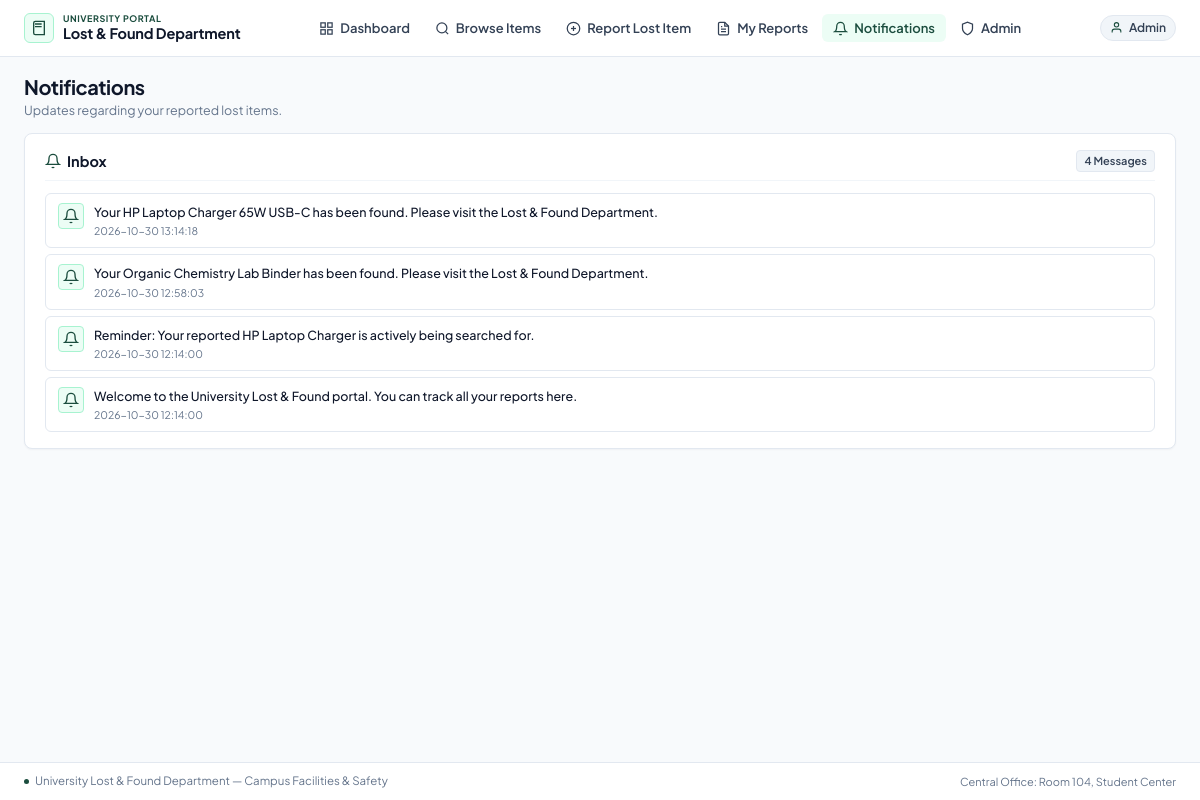
Page /notifications (signed in) on the committed database.
### tables this page shows
CREATE TABLE notifications (
    notification_id INTEGER PRIMARY KEY AUTOINCREMENT,
    user_id INTEGER NOT NULL,
    message TEXT NOT NULL,
    is_read INTEGER DEFAULT 0 CHECK(is_read IN (0, 1)),
    created_at TEXT DEFAULT CURRENT_TIMESTAMP,
    FOREIGN KEY(user_id) REFERENCES users(user_id) ON DELETE CASCADE
);

### backend/app/routes/lost_found_routes.py (the view)
@routes_bp.route("/notifications")
def notifications():
    user_notifications = LostFoundService.get_notifications(DEMO_USER_ID)
    return render_template("notifications.html", notifications=user_notifications, active_page="notifications")

### backend/app/repositories/lost_found_repo.py (called while the page is built)
    @staticmethod
    def get_notifications_for_user(user_id: int) -> List[Dict[str, Any]]:
        with get_db_connection() as conn:
            rows = conn.execute("""
                SELECT notification_id, user_id, message, is_read, created_at
                FROM notifications
                WHERE user_id = ?
                ORDER BY notification_id DESC;
            """, (user_id,)).fetchall()
            return [dict(row) for row in rows]

    @staticmethod
    def get_unread_notification_count(user_id: int) -> int:
        with get_db_connection() as conn:
            count = conn.execute("""
                SELECT COUNT(*) FROM notifications
                WHERE user_id = ? AND is_read = 0;
            """, (user_id,)).fetchone()[0]
            return int(count)

    @staticmethod
    def mark_notifications_as_read(user_id: int) -> None:
        with get_db_connection() as conn:
            conn.execute("""
                UPDATE notifications
                SET is_read = 1
                WHERE user_id = ?;
            """, (user_id,))

### backend/app/routes/lost_found_routes.py (called while the page is built)
@routes_bp.context_processor
def inject_global_data():
    unread_count = LostFoundService.get_unread_count(DEMO_USER_ID)
    return {
        "current_user_name": "Admin" if session.get("is_admin") else "Rahul (Student)",
        "current_user_id": DEMO_USER_ID,
        "unread_notifications": unread_count,
        "is_admin": session.get("is_admin", False)
    }

### backend/app/services/lost_found_service.py (called while the page is built)
    @classmethod
    def get_notifications(cls, user_id: int) -> List[Dict[str, Any]]:
        notifications = LostFoundRepository.get_notifications_for_user(user_id)
        LostFoundRepository.mark_notifications_as_read(user_id)
        return notifications

    @classmethod
    def get_unread_count(cls, user_id: int) -> int:
        return LostFoundRepository.get_unread_notification_count(user_id)

### backend/app/utils/db.py (called while the page is built)
@contextmanager
def get_db_connection() -> Generator[sqlite3.Connection, None, None]:
    os.makedirs(DATABASE_DIR, exist_ok=True)
    conn = sqlite3.connect(DATABASE_PATH, timeout=10.0)
    conn.row_factory = sqlite3.Row
    conn.execute("PRAGMA busy_timeout = 5000;")
    conn.execute("PRAGMA foreign_keys = ON;")
    try:
        yield conn
        conn.commit()
    except Exception:
        conn.rollback()
        raise
    finally:
        conn.close()

### frontend/templates/notifications.html (shortened to what this page needs)
{% extends "base.html" %}
{% block content %}
<div class="page-header">
    <div>
        <h1 class="page-title">Notifications</h1>
        <p class="page-subtitle">Updates regarding your reported lost items.</p>
    </div>
</div>
<div class="card">
    <div class="card-header">
        <div class="header-with-icon">
            <svg class="svg-header" viewBox="0 0 24 24" fill="none" stroke="currentColor" stroke-width="2">
                <path d="M18 8A6 6 0 0 0 6 8c0 7-3 9-3 9h18s-3-2-3-9"/>
                <path d="M13.73 21a2 2 0 0 1-3.46 0"/>
            </svg>
            <h2 class="card-title">Inbox</h2>
        </div>
        <span class="badge badge-neutral">{{ notifications|length }} Messages</span>
    </div>
    <div class="notifications-list">
        {% if notifications %}
            {% for note in notifications %}
            <div class="notification-item">
                <div class="notification-icon-box">
                    <svg class="svg-notif" viewBox="0 0 24 24" fill="none" stroke="currentColor" stroke-width="2">
                        <path d="M18 8A6 6 0 0 0 6 8c0 7-3 9-3 9h18s-3-2-3-9"/>
                        <path d="M13.73 21a2 2 0 0 1-3.46 0"/>
                    </svg>
                </div>
                <div class="notification-body">
                    <p class="notification-message">{{ note.message }}</p>
                    <span class="notification-time">{{ note.created_at }}</span>
                </div>
            </div>
            {% endfor %}
        {% else %}
            <div class="table-empty" style="padding: 32px 16px;">
                No notifications in your inbox.
            </div>
        {% endif %}
    </div>
</div>
{% endblock %}

### frontend/static/css/style.css (style rules this page uses)
:root { --bg-page: #f8fafc; --bg-card: #ffffff; --bg-muted: #f1f5f9; --bg-code: #f8fafc; --text-primary: #0f172a; --text-secondary: #334155; --text-muted: #64748b; --green-primary: #1b4d3e; --green-hover: #143a2f; --green-light: #ecfdf5; --green-border: #a7f3d0; --status-searching-bg: #fffbeb; --status-searching-text: #b45309; --status-searching-border: #fde68a; --status-found-bg: #ecfdf5; --status-found-text: #15803d; --status-found-border: #a7f3d0; --status-available-bg: #eff6ff; --status-available-text: #1d4ed8; --status-available-border: #bfdbfe; --status-collected-bg: #f1f5f9; --status-collected-text: #475569; --status-collected-border: #cbd5e1; --border-color: #e2e8f0; --border-subtle: #f1f5f9; --radius-xs: 4px; --radius-sm: 6px; --radius-md: 8px; --radius-lg: 10px; --shadow-sm: 0 1px 2px rgba(15, 23, 42, 0.04); }
* { box-sizing: border-box; margin: 0; padding: 0; }
body { font-family: 'Plus Jakarta Sans', -apple-system, BlinkMacSystemFont, 'Segoe UI', Roboto, sans-serif; background-color: var(--bg-page); color: var(--text-primary); line-height: 1.45; font-size: 13.5px; -webkit-font-smoothing: antialiased; min-height: 100vh; display: flex; flex-direction: column; }
.svg-header { width: 16px; height: 16px; color: var(--green-primary); }
.svg-notif { width: 16px; height: 16px; color: var(--green-primary); }
.page-header { display: flex; justify-content: space-between; align-items: center; margin-bottom: 14px; }
.page-title { font-size: 20px; font-weight: 700; color: var(--text-primary); letter-spacing: -0.02em; line-height: 1.2; }
.page-subtitle { font-size: 12.5px; color: var(--text-muted); margin-top: 2px; }
.card { background-color: var(--bg-card); border: 1px solid var(--border-color); border-radius: var(--radius-md); box-shadow: var(--shadow-sm); padding: 16px 20px; margin-bottom: 14px; }
.card-header { display: flex; justify-content: space-between; align-items: center; margin-bottom: 12px; padding-bottom: 8px; border-bottom: 1px solid var(--border-subtle); }
.header-with-icon { display: flex; align-items: center; gap: 6px; }
.card-title { font-size: 14.5px; font-weight: 700; color: var(--text-primary); }
.badge { font-size: 11px; font-weight: 600; padding: 2px 7px; border-radius: var(--radius-xs); }
.badge-neutral { background-color: var(--bg-muted); color: var(--text-secondary); border: 1px solid var(--border-color); }
.notifications-list { display: flex; flex-direction: column; gap: 6px; }
.notification-item { display: flex; align-items: flex-start; gap: 10px; padding: 9px 12px; border: 1px solid var(--border-color); border-radius: var(--radius-sm); background-color: #ffffff; }
.notification-icon-box { width: 26px; height: 26px; border-radius: var(--radius-xs); background-color: var(--green-light); border: 1px solid var(--green-border); display: flex; align-items: center; justify-content: center; flex-shrink: 0; }
.notification-message { font-size: 12.5px; color: var(--text-primary); font-weight: 500; }
.notification-time { font-size: 10.5px; color: var(--text-muted); margin-top: 2px; display: block; }

### rows in the picture
notifications: message "Your HP Laptop Charger 65W USB-C has been found. Please visit the Lost & Found Department.", created_at "2026-10-30 13:14:18"
notifications: message "Your Organic Chemistry Lab Binder has been found. Please visit the Lost & Found Department.", created_at "2026-10-30 12:58:03"
notifications: message "Reminder: Your reported HP Laptop Charger is actively being searched for.", created_at "2026-10-30 12:14:00"
notifications: message "Welcome to the University Lost & Found portal. You can track all your reports here.", created_at "2026-10-30 12:14:00"

### other values in the picture
{{ current_user_name }} "Admin"
{{ notifications|length }} "4"
